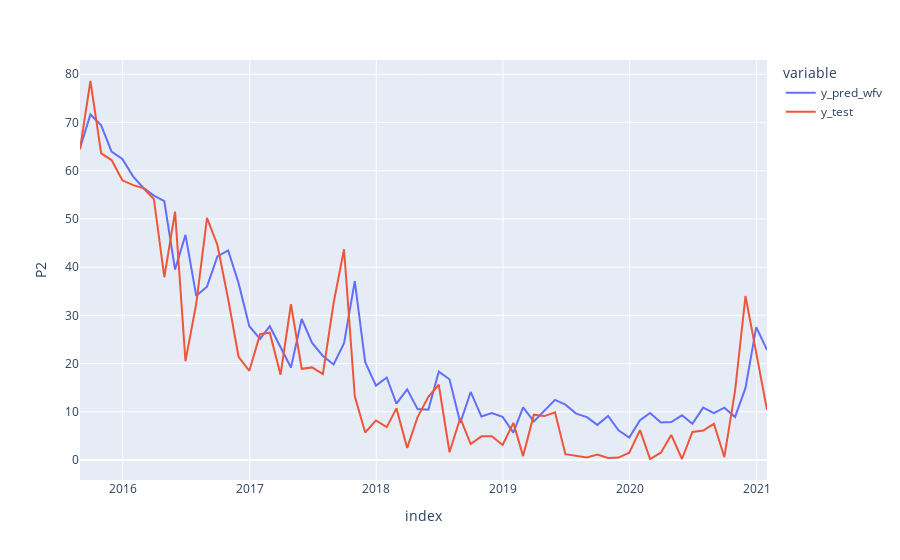

The notebook cell saved with this chart:
### Code cell
df_predictions = pd.DataFrame(
    {'y_pred_wfv':y_pred_wfv, 'y_test':y_test}
)
fig = px.line(df_predictions, labels={'value':'P2'})
fig.show()
